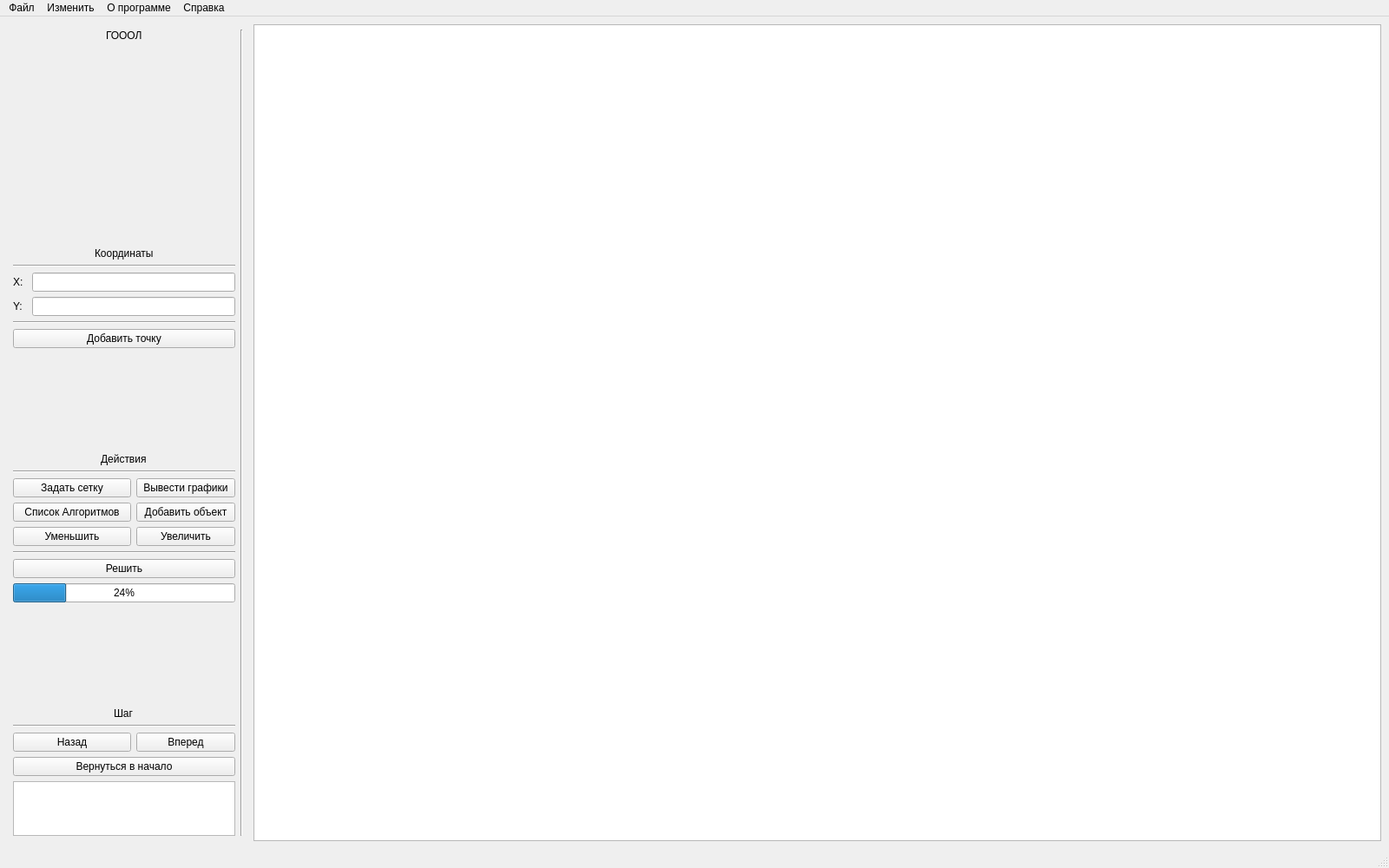
<?xml version="1.0" encoding="UTF-8"?>
<ui version="4.0">
 <class>MainWindow</class>
 <widget class="QMainWindow" name="MainWindow">
  <property name="geometry">
   <rect>
    <x>0</x>
    <y>0</y>
    <width>1600</width>
    <height>1000</height>
   </rect>
  </property>
  <property name="sizePolicy">
   <sizepolicy hsizetype="Expanding" vsizetype="Expanding">
    <horstretch>0</horstretch>
    <verstretch>0</verstretch>
   </sizepolicy>
  </property>
  <property name="minimumSize">
   <size>
    <width>1600</width>
    <height>1000</height>
   </size>
  </property>
  <property name="maximumSize">
   <size>
    <width>16777215</width>
    <height>16777215</height>
   </size>
  </property>
  <property name="windowTitle">
   <string>MainWindow</string>
  </property>
  <widget class="QWidget" name="centralwidget">
   <property name="enabled">
    <bool>true</bool>
   </property>
   <property name="minimumSize">
    <size>
     <width>1200</width>
     <height>900</height>
    </size>
   </property>
   <layout class="QGridLayout" name="gridLayout_3">
    <property name="sizeConstraint">
     <enum>QLayout::SetDefaultConstraint</enum>
    </property>
    <item row="0" column="0">
     <layout class="QGridLayout" name="gridMain">
      <property name="sizeConstraint">
       <enum>QLayout::SetFixedSize</enum>
      </property>
      <item row="0" column="0">
       <layout class="QGridLayout" name="gridSideBar">
        <property name="sizeConstraint">
         <enum>QLayout::SetFixedSize</enum>
        </property>
        <property name="leftMargin">
         <number>6</number>
        </property>
        <property name="topMargin">
         <number>6</number>
        </property>
        <property name="rightMargin">
         <number>6</number>
        </property>
        <property name="bottomMargin">
         <number>6</number>
        </property>
        <item row="16" column="0" colspan="3">
         <widget class="Line" name="line_3">
          <property name="orientation">
           <enum>Qt::Horizontal</enum>
          </property>
         </widget>
        </item>
        <item row="5" column="0" colspan="3">
         <widget class="Line" name="line_5">
          <property name="orientation">
           <enum>Qt::Horizontal</enum>
          </property>
         </widget>
        </item>
        <item row="14" column="0" colspan="3">
         <widget class="QProgressBar" name="btn_progressBar">
          <property name="value">
           <number>24</number>
          </property>
         </widget>
        </item>
        <item row="4" column="0">
         <widget class="QLabel" name="label_y">
          <property name="maximumSize">
           <size>
            <width>16</width>
            <height>21</height>
           </size>
          </property>
          <property name="text">
           <string>Y:</string>
          </property>
         </widget>
        </item>
        <item row="0" column="3" rowspan="20">
         <widget class="Line" name="line_2">
          <property name="orientation">
           <enum>Qt::Vertical</enum>
          </property>
         </widget>
        </item>
        <item row="3" column="0">
         <widget class="QLabel" name="label_x">
          <property name="maximumSize">
           <size>
            <width>16</width>
            <height>21</height>
           </size>
          </property>
          <property name="text">
           <string>Х:</string>
          </property>
         </widget>
        </item>
        <item row="11" column="0" colspan="2">
         <widget class="QPushButton" name="btn_makeSmaller">
          <property name="text">
           <string>Уменьшить</string>
          </property>
         </widget>
        </item>
        <item row="6" column="0" colspan="3">
         <widget class="QPushButton" name="btn_addPoint">
          <property name="text">
           <string>Добавить точку</string>
          </property>
         </widget>
        </item>
        <item row="9" column="0" colspan="2">
         <widget class="QPushButton" name="btn_makeGrid">
          <property name="text">
           <string>Задать сетку</string>
          </property>
         </widget>
        </item>
        <item row="15" column="0" colspan="3" alignment="Qt::AlignHCenter|Qt::AlignBottom">
         <widget class="QLabel" name="lableStep">
          <property name="text">
           <string>Шаг</string>
          </property>
         </widget>
        </item>
        <item row="0" column="0" colspan="3" alignment="Qt::AlignHCenter|Qt::AlignTop">
         <widget class="QLabel" name="label_gol">
          <property name="text">
           <string>ГОООЛ</string>
          </property>
         </widget>
        </item>
        <item row="8" column="0" colspan="3">
         <widget class="Line" name="line_4">
          <property name="orientation">
           <enum>Qt::Horizontal</enum>
          </property>
         </widget>
        </item>
        <item row="19" column="0" colspan="3">
         <widget class="QListView" name="listView">
          <property name="maximumSize">
           <size>
            <width>512</width>
            <height>63</height>
           </size>
          </property>
         </widget>
        </item>
        <item row="10" column="2">
         <widget class="QPushButton" name="btn_addObject">
          <property name="text">
           <string>Добавить объект</string>
          </property>
         </widget>
        </item>
        <item row="3" column="1" colspan="2">
         <widget class="QLineEdit" name="line_EditX"/>
        </item>
        <item row="2" column="0" colspan="3">
         <widget class="Line" name="line_6">
          <property name="orientation">
           <enum>Qt::Horizontal</enum>
          </property>
         </widget>
        </item>
        <item row="13" column="0" colspan="3">
         <widget class="QPushButton" name="btn_solveTask">
          <property name="text">
           <string>Решить</string>
          </property>
         </widget>
        </item>
        <item row="1" column="0" colspan="3" alignment="Qt::AlignHCenter|Qt::AlignBottom">
         <widget class="QLabel" name="label_coordinates">
          <property name="text">
           <string>Координаты</string>
          </property>
         </widget>
        </item>
        <item row="17" column="2">
         <widget class="QPushButton" name="btn_goForward">
          <property name="text">
           <string>Вперед</string>
          </property>
         </widget>
        </item>
        <item row="4" column="1" colspan="2">
         <widget class="QLineEdit" name="liine_eEditY"/>
        </item>
        <item row="10" column="0" colspan="2">
         <widget class="QPushButton" name="btn_printAlgorithm">
          <property name="text">
           <string>Список Алгоритмов</string>
          </property>
         </widget>
        </item>
        <item row="12" column="0" colspan="3">
         <widget class="Line" name="line">
          <property name="orientation">
           <enum>Qt::Horizontal</enum>
          </property>
         </widget>
        </item>
        <item row="17" column="0" colspan="2">
         <widget class="QPushButton" name="btn_goBack">
          <property name="text">
           <string>Назад</string>
          </property>
         </widget>
        </item>
        <item row="9" column="2">
         <widget class="QPushButton" name="btn_printGraphics">
          <property name="text">
           <string>Вывести графики</string>
          </property>
         </widget>
        </item>
        <item row="11" column="2">
         <widget class="QPushButton" name="btn_makeBigger">
          <property name="text">
           <string>Увеличить</string>
          </property>
         </widget>
        </item>
        <item row="7" column="0" colspan="3" alignment="Qt::AlignHCenter|Qt::AlignBottom">
         <widget class="QLabel" name="lableActions">
          <property name="text">
           <string>Действия</string>
          </property>
         </widget>
        </item>
        <item row="18" column="0" colspan="3">
         <widget class="QPushButton" name="btn_goToStart">
          <property name="text">
           <string>Вернуться в начало</string>
          </property>
         </widget>
        </item>
       </layout>
      </item>
      <item row="0" column="1">
       <widget class="QGraphicsView" name="graphicsView">
        <property name="minimumSize">
         <size>
          <width>1200</width>
          <height>800</height>
         </size>
        </property>
        <property name="backgroundBrush">
         <brush brushstyle="NoBrush">
          <color alpha="255">
           <red>123</red>
           <green>123</green>
           <blue>123</blue>
          </color>
         </brush>
        </property>
        <property name="foregroundBrush">
         <brush brushstyle="NoBrush">
          <color alpha="255">
           <red>213</red>
           <green>123</green>
           <blue>123</blue>
          </color>
         </brush>
        </property>
        <property name="cacheMode">
         <set>QGraphicsView::CacheNone</set>
        </property>
       </widget>
      </item>
     </layout>
    </item>
   </layout>
   <zorder></zorder>
  </widget>
  <widget class="QMenuBar" name="menubar">
   <property name="geometry">
    <rect>
     <x>0</x>
     <y>0</y>
     <width>1600</width>
     <height>21</height>
    </rect>
   </property>
   <widget class="QMenu" name="menu_File">
    <property name="title">
     <string>Файл</string>
    </property>
    <addaction name="action_Create"/>
    <addaction name="action_Open"/>
    <addaction name="action_SaveAs"/>
    <addaction name="separator"/>
    <addaction name="action_ListLast"/>
    <addaction name="separator"/>
    <addaction name="separator"/>
    <addaction name="action_Exit"/>
   </widget>
   <widget class="QMenu" name="menu_Change">
    <property name="title">
     <string>Изменить</string>
    </property>
    <addaction name="action_Cancel"/>
    <addaction name="action_Delete"/>
    <addaction name="separator"/>
    <addaction name="action_Cut"/>
    <addaction name="action_Copy"/>
    <addaction name="action_Insert"/>
   </widget>
   <widget class="QMenu" name="menu_About">
    <property name="title">
     <string>О программе</string>
    </property>
    <addaction name="action_Author"/>
    <addaction name="action_TaskInfo"/>
   </widget>
   <widget class="QMenu" name="menu_Info">
    <property name="title">
     <string>Справка</string>
    </property>
   </widget>
   <addaction name="menu_File"/>
   <addaction name="menu_Change"/>
   <addaction name="menu_About"/>
   <addaction name="menu_Info"/>
  </widget>
  <widget class="QStatusBar" name="statusBar"/>
  <action name="action_Create">
   <property name="text">
    <string>Создать</string>
   </property>
  </action>
  <action name="action_Open">
   <property name="text">
    <string>Открыть</string>
   </property>
  </action>
  <action name="action_SaveAs">
   <property name="text">
    <string>Сохранить как...</string>
   </property>
  </action>
  <action name="action_ListLast">
   <property name="text">
    <string>Последние</string>
   </property>
  </action>
  <action name="action_Exit">
   <property name="text">
    <string>Выход</string>
   </property>
  </action>
  <action name="action_Cancel">
   <property name="text">
    <string>Отменить</string>
   </property>
  </action>
  <action name="action_Delete">
   <property name="text">
    <string>Удалить</string>
   </property>
  </action>
  <action name="action_Cut">
   <property name="text">
    <string>Вырезать</string>
   </property>
  </action>
  <action name="action_Copy">
   <property name="text">
    <string>Скопировать</string>
   </property>
  </action>
  <action name="action_Insert">
   <property name="text">
    <string>Вставить</string>
   </property>
  </action>
  <action name="action_Author">
   <property name="text">
    <string>Об авторе</string>
   </property>
  </action>
  <action name="action_TaskInfo">
   <property name="text">
    <string>о задаче</string>
   </property>
  </action>
 </widget>
 <resources/>
 <connections>
  <connection>
   <sender>btn_addPoint</sender>
   <signal>clicked()</signal>
   <receiver>graphicsView</receiver>
   <slot>update()</slot>
   <hints>
    <hint type="sourcelabel">
     <x>215</x>
     <y>398</y>
    </hint>
    <hint type="destinationlabel">
     <x>320</x>
     <y>473</y>
    </hint>
   </hints>
  </connection>
  <connection>
   <sender>btn_makeGrid</sender>
   <signal>clicked()</signal>
   <receiver>graphicsView</receiver>
   <slot>update()</slot>
   <hints>
    <hint type="sourcelabel">
     <x>73</x>
     <y>553</y>
    </hint>
    <hint type="destinationlabel">
     <x>305</x>
     <y>519</y>
    </hint>
   </hints>
  </connection>
  <connection>
   <sender>btn_makeBigger</sender>
   <signal>clicked()</signal>
   <receiver>graphicsView</receiver>
   <slot>repaint()</slot>
   <hints>
    <hint type="sourcelabel">
     <x>199</x>
     <y>619</y>
    </hint>
    <hint type="destinationlabel">
     <x>297</x>
     <y>620</y>
    </hint>
   </hints>
  </connection>
  <connection>
   <sender>btn_makeSmaller</sender>
   <signal>clicked()</signal>
   <receiver>graphicsView</receiver>
   <slot>repaint()</slot>
   <hints>
    <hint type="sourcelabel">
     <x>120</x>
     <y>619</y>
    </hint>
    <hint type="destinationlabel">
     <x>303</x>
     <y>635</y>
    </hint>
   </hints>
  </connection>
  <connection>
   <sender>btn_solveTask</sender>
   <signal>clicked()</signal>
   <receiver>graphicsView</receiver>
   <slot>update()</slot>
   <hints>
    <hint type="sourcelabel">
     <x>184</x>
     <y>649</y>
    </hint>
    <hint type="destinationlabel">
     <x>304</x>
     <y>659</y>
    </hint>
   </hints>
  </connection>
  <connection>
   <sender>btn_goForward</sender>
   <signal>clicked()</signal>
   <receiver>graphicsView</receiver>
   <slot>update()</slot>
   <hints>
    <hint type="sourcelabel">
     <x>235</x>
     <y>850</y>
    </hint>
    <hint type="destinationlabel">
     <x>317</x>
     <y>832</y>
    </hint>
   </hints>
  </connection>
  <connection>
   <sender>btn_goBack</sender>
   <signal>clicked()</signal>
   <receiver>graphicsView</receiver>
   <slot>update()</slot>
   <hints>
    <hint type="sourcelabel">
     <x>119</x>
     <y>847</y>
    </hint>
    <hint type="destinationlabel">
     <x>336</x>
     <y>800</y>
    </hint>
   </hints>
  </connection>
  <connection>
   <sender>btn_addPoint</sender>
   <signal>pressed()</signal>
   <receiver>liine_eEditY</receiver>
   <slot>copy()</slot>
   <hints>
    <hint type="sourcelabel">
     <x>161</x>
     <y>387</y>
    </hint>
    <hint type="destinationlabel">
     <x>162</x>
     <y>362</y>
    </hint>
   </hints>
  </connection>
  <connection>
   <sender>btn_addPoint</sender>
   <signal>pressed()</signal>
   <receiver>line_EditX</receiver>
   <slot>copy()</slot>
   <hints>
    <hint type="sourcelabel">
     <x>97</x>
     <y>382</y>
    </hint>
    <hint type="destinationlabel">
     <x>97</x>
     <y>330</y>
    </hint>
   </hints>
  </connection>
  <connection>
   <sender>btn_addPoint</sender>
   <signal>released()</signal>
   <receiver>liine_eEditY</receiver>
   <slot>clear()</slot>
   <hints>
    <hint type="sourcelabel">
     <x>184</x>
     <y>395</y>
    </hint>
    <hint type="destinationlabel">
     <x>184</x>
     <y>363</y>
    </hint>
   </hints>
  </connection>
  <connection>
   <sender>btn_addPoint</sender>
   <signal>released()</signal>
   <receiver>line_EditX</receiver>
   <slot>clear()</slot>
   <hints>
    <hint type="sourcelabel">
     <x>111</x>
     <y>380</y>
    </hint>
    <hint type="destinationlabel">
     <x>113</x>
     <y>333</y>
    </hint>
   </hints>
  </connection>
  <connection>
   <sender>btn_goToStart</sender>
   <signal>clicked()</signal>
   <receiver>graphicsView</receiver>
   <slot>repaint()</slot>
   <hints>
    <hint type="sourcelabel">
     <x>269</x>
     <y>887</y>
    </hint>
    <hint type="destinationlabel">
     <x>304</x>
     <y>888</y>
    </hint>
   </hints>
  </connection>
 </connections>
</ui>
